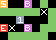

This game map was drawn from its Tiled (.tmx) file and the tilesets committed beside it. A one-line description and the full map source follow:
An orthogonal 7x5 tile map with 8x8 px tiles, 1 tile layer (tiles).

<map version="1.4" tiledversion="1.4.2" orientation="orthogonal" renderorder="right-down" width="7" height="5" tilewidth="8" tileheight="8" infinite="0" nextlayerid="3" nextobjectid="1">
 <properties>
  <property name="title" value="Count" />
 </properties>
 <tileset firstgid="1" source="tilemap.tsx" />
 <layer id="1" name="tiles" width="7" height="5">
  <data encoding="csv">
3,0,0,5,0,1,0,
1,1,1,1,1,4,1,
0,0,6,0,0,0,1,
2,4,0,5,0,1,1,
0,1,1,1,1,1,0
</data>
 </layer>
</map>
